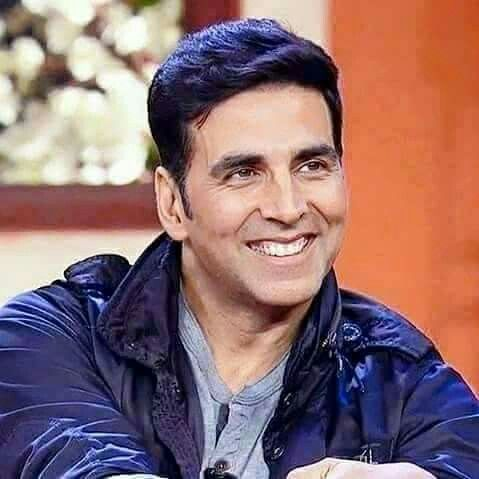
#> input picture Python-work/akshay.jpg, 479 x 479 px
$ python gaussian_blur.py
#> lines starting #> are read from the running program, lines starting #| are printed output that depends on the picture
import numpy as np
import cv2

pic = cv2.imread('akshay.jpg')
#> pic is the input picture: shape (479, 479, 3); mean B, G, R 111.8, 109.9, 142.3

matrix = (7,7)

blur = cv2.GaussianBlur(pic,matrix,0) #sigmaX is src,ksize,sigmaX,dst=None,borderType =None -, sigma here is standard deviation
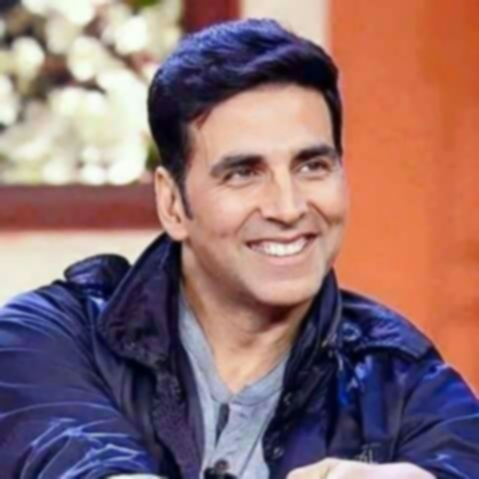
#> blur: shape (479, 479, 3); mean B, G, R 111.8, 109.9, 142.3
cv2.imshow('blurred',blur) #here bluring is much more smaller than averaging because it include the neighbouring pixels to compute the average , in other blurring technique averages, it only compute the center pixel to compute the average, but in this case , gaussian add more weights to compute the average
cv2.waitKey(0)
#> (the run stopped early here; a loop or call above may not have finished)
